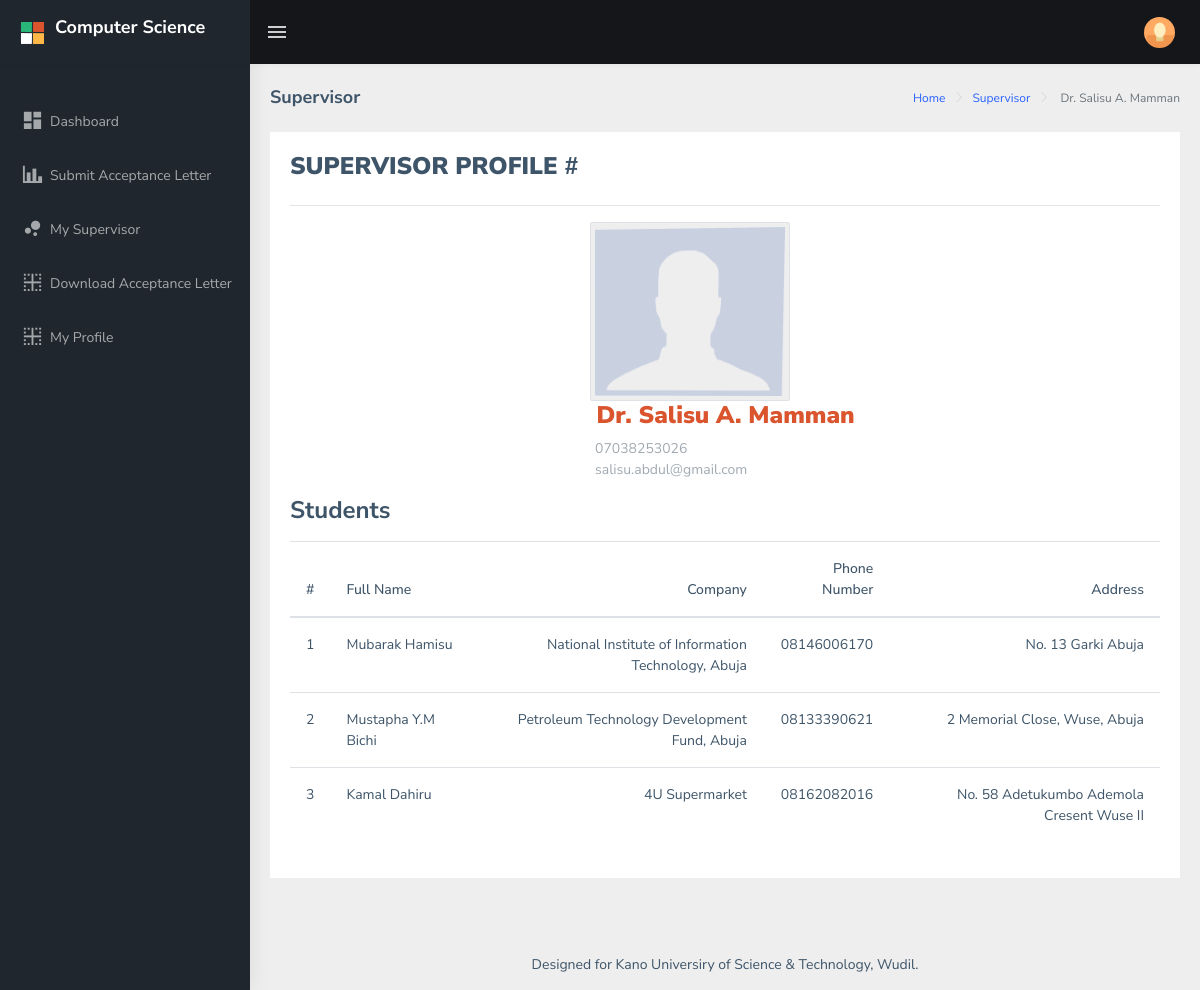
/supervisor.php?id=3, run on the app's committed database.
### tables this page shows
CREATE TABLE `supervisor` (
  `supervisor_id` int(15) NOT NULL,
  `fullname` varchar(150) NOT NULL,
  `password` varchar(100) NOT NULL,
  `image` varchar(250) NOT NULL,
  `state` varchar(100) NOT NULL,
  `email` varchar(100) NOT NULL,
  `phone` varchar(100) NOT NULL
);

CREATE TABLE `placement` (
  `placement_id` int(15) NOT NULL,
  `student_id` int(15) NOT NULL,
  `supervisor_id` int(15) NOT NULL,
  `company_name` text NOT NULL,
  `acceptance_letter` varchar(250) NOT NULL,
  `designation` text NOT NULL,
  `designation_dept` varchar(150) NOT NULL,
  `placement_state` varchar(100) NOT NULL,
  `status` int(11) NOT NULL DEFAULT '0',
  `address` text NOT NULL,
  `internal_supervisor` text NOT NULL,
  `date_created` datetime NOT NULL DEFAULT CURRENT_TIMESTAMP,
  `state_id` int(15) NOT NULL,
  `phonenumber` varchar(100) NOT NULL
);

CREATE TABLE `student` (
  `student_id` int(15) NOT NULL,
  `password` varchar(100) NOT NULL,
  `firstname` varchar(100) NOT NULL,
  `lastname` varchar(100) NOT NULL,
  `regno` varchar(100) NOT NULL,
  `state` varchar(100) NOT NULL,
  `phone` varchar(100) NOT NULL,
  `email` varchar(100) NOT NULL
);

### supervisor.php (the view, shortened to what this page needs)
<?php
include 'includes/head.php';
include 'includes/dbcon.php';
$sup_id = 0;
$rws = '';
if(isset($_GET['id'])){
    $sup_id = $_GET['id'];
    $sup_query = mysqli_query($con, "SELECT * FROM supervisor WHERE supervisor_id = '$sup_id'")or die(mysqli_error($con));
    $sup_row = mysqli_fetch_array($sup_query);
    $rws = mysqli_num_rows($sup_query);
}
?>
<body>
    <div id="main-wrapper">
        <?php include 'includes/navbar.php';?>
        <?php if($_SESSION['type']=='admin'){
            include('includes/admin_sidebar.php');
        } else {
            include ('includes/sidebar.php');
        }?>
        <div class="page-wrapper">
             <div class="page-breadcrumb">
                <div class="row">
                    <div class="col-12 d-flex no-block align-items-center">
                        <h4 class="page-title">Supervisor</h4>
                        <div class="ml-auto text-right">
                            <nav aria-label="breadcrumb">
                                <ol class="breadcrumb">
                                    <li class="breadcrumb-item"><a href="#">Home</a></li>
                                    <li class="breadcrumb-item"><a href="#">Supervisor</a></li>
                                    <li class="breadcrumb-item active" aria-current="page"> <?php echo $sup_row['fullname'] ?></li>
                                </ol>
                            </nav>
                        </div>
                    </div>
                </div>
            </div>
            <div class="container-fluid">
            <?php
                if($rws == 0 || $sup_id == 0){ ?>
                <div class="row">
                    <div class="col-12">
                        <div class="card">
                            <div class="card-body text-center">
                                <h5 class="card-title">No Supervisor!</h5>
                                <br><br>
                                <h2><p>You don't have a supervisor yet! Check back later!</h2>
                                <br>
                                </p>
                            </div>
                        </div>
                    </div>
                </div>
                <?php }else{
                    ?>
                 <div class="row">
                    <div class="col-md-12">
                        <div class="card card-body printableArea">
                            <h3><b>SUPERVISOR PROFILE</b> <span class="pull-right">#</span></h3>
                            <hr>
                            <div class="row">
                                <div class="col-md-12">
                                    <div class="col-md-4 offset-4">
                                        <address>
                                            <img src="includes/img/avatar.png" alt="" height="200px" width="200px" class="text-center img-thumbnail"> <br>
                                            <h3> &nbsp;<b class="text-danger text-center"><?php echo $sup_row['fullname'] ?> </b></h3>
                                            <p class="text-muted m-l-5"> <?php echo $sup_row['phone'] ?>
                                                <br/> <?php echo $sup_row['email'] ?></p>
                                        </address>
                                    </div>
                                    <div class="pull-left">
                                        <address>
                                            <h3>Students</h3>
                                        </address>
                                    </div>
                                </div>
                                <?php
                                    $students = mysqli_query($con, "SELECT * FROM placement WHERE supervisor_id = '$sup_id'")or die(mysqli_error($con));
                                 ?>
                                <div class="col-md-12">
                                    <div class="table-responsive" style="clear: both;">
                                        <table class="table table-hover">
                                            <thead>
                                                <tr>
                                                    <th class="text-center">#</th>
                                                    <th>Full Name</th>
                                                    <th class="text-right">Company</th>
                                                    <th class="text-right">Phone Number</th>
                                                    <th class="text-right">Address</th>
                                                </tr>
                                            </thead>
                                            <tbody>
                                                <?php
                                                $i = 1;
                                                    while($std_row = mysqli_fetch_array($students)){
                                                        $std_id = $std_row['student_id'];
                                                        $squery = mysqli_query($con, "SELECT * FROM student WHERE student_id = '$std_id'")or die(mysqli_error($con));
                                                        $sr = mysqli_fetch_array($squery);
                                                        ?>
                                                    <tr>
                                                        <td class="text-center"><?php echo $i ?></td>
                                                        <td><?php echo $sr['firstname'] ?>  <?php echo $sr['lastname'] ?>
</td>
                                                        <td class="text-right"><?php echo $std_row['company_name'] ?> </td>
                                                        <td class="text-right"> <?php echo $std_row['phonenumber'] ?>
 </td>
                                                        <td class="text-right"> <?php echo $std_row['address'] ?>
</td>
                                                    </tr>
                                                    <?php $i++; }
                                                ?>
                                            </tbody>
                                        </table>
                                    </div>
                                </div>
                            </div>
                        </div>
                    </div>
                </div>
               <?php }
            ?>
                <br>
            </div>
            <footer class="footer text-center">
               Designed for Kano Universiry of Science & Technology, Wudil.
            </footer>
        </div>
    </div>
</body>
</html>

### includes/head.php (shortened to what this page needs)
<!DOCTYPE html>
<html dir="ltr" lang="en">
<head>
    <link href="assets/libs/flot/css/float-chart.css" rel="stylesheet">
    <link href="dist/css/style.min.css" rel="stylesheet">
        <link rel="stylesheet" type="text/css" href="assets/libs/select2/dist/css/select2.min.css">
    <link rel="stylesheet" type="text/css" href="assets/libs/jquery-minicolors/jquery.minicolors.css">
    <link rel="stylesheet" type="text/css" href="assets/libs/bootstrap-datepicker/dist/css/bootstrap-datepicker.min.css">
    <link rel="stylesheet" type="text/css" href="assets/libs/quill/dist/quill.snow.css">
</head>

### includes/navbar.php (shortened to what this page needs)
<header class="topbar" data-navbarbg="skin5">
            <nav class="navbar top-navbar navbar-expand-md navbar-dark">
                <div class="navbar-header" data-logobg="skin5">
                    <a class="navbar-brand" href="index.html">
                        <b class="logo-icon p-l-10">
                            <img src="assets/images/logo-icon.png" alt="homepage" class="light-logo" />
                        </b>
                        <span class="logo-text">
                             <h4>Computer Science</h4>
                        </span>
                    </a>
                </div>
                <div class="navbar-collapse collapse" id="navbarSupportedContent" data-navbarbg="skin5">
                    <ul class="navbar-nav float-left mr-auto">
                        <li class="nav-item d-none d-md-block"><a class="nav-link sidebartoggler waves-effect waves-light" href="javascript:void(0)" data-sidebartype="mini-sidebar"><i class="mdi mdi-menu font-24"></i></a></li>
                    </ul>
                    <ul class="navbar-nav float-right">
                        <li class="nav-item dropdown">
                            <a class="nav-link dropdown-toggle text-muted waves-effect waves-dark pro-pic" href="" data-toggle="dropdown" aria-haspopup="true" aria-expanded="false"><img src="assets/images/users/1.jpg" alt="user" class="rounded-circle" width="31"></a>
                        </li>
                    </ul>
                </div>
            </nav>
        </header>

### includes/sidebar.php
<aside class="left-sidebar" data-sidebarbg="skin5">
            <div class="scroll-sidebar">
                <nav class="sidebar-nav">
                    <ul id="sidebarnav" class="p-t-30">
                        <li class="sidebar-item"> <a class="sidebar-link waves-effect waves-dark sidebar-link" href="dashboard.php" aria-expanded="false"><i class="mdi mdi-view-dashboard"></i><span class="hide-menu">Dashboard</span></a></li>
                        <li class="sidebar-item"> <a class="sidebar-link waves-effect waves-dark sidebar-link" href="submit_acceptance.php" aria-expanded="false"><i class="mdi mdi-chart-bar"></i><span class="hide-menu">Submit Acceptance Letter</span></a></li>
                        <li class="sidebar-item"> <a class="sidebar-link waves-effect waves-dark sidebar-link" href="supervisor.php" aria-expanded="false"><i class="mdi mdi-chart-bubble"></i><span class="hide-menu">My Supervisor</span></a></li>
                        <li class="sidebar-item"> <a class="sidebar-link waves-effect waves-dark sidebar-link" href="acceptance.php" aria-expanded="false"><i class="mdi mdi-border-inside"></i><span class="hide-menu">Download Acceptance Letter</span></a></li>
                        <li class="sidebar-item"> <a class="sidebar-link waves-effect waves-dark sidebar-link" href="profile.php" aria-expanded="false"><i class="mdi mdi-border-inside"></i><span class="hide-menu">My Profile</span></a></li>
                    </ul>
                </nav>
            </div>
        </aside>

### data on the page
supervisor: fullname "Dr. Salisu A. Mamman", phone "07038253026", email "salisu.abdul@gmail.com"
placement: student.firstname "Mubarak", student.lastname "Hamisu", company_name "National Institute of Information Technology, Abuja", phonenumber "08146006170", address "No. 13 Garki Abuja"
placement: student.firstname "Mustapha Y.M", student.lastname "Bichi", company_name "Petroleum Technology Development Fund, Abuja", phonenumber "08133390621", address "2 Memorial Close, Wuse, Abuja"
placement: student.firstname "Kamal", student.lastname "Dahiru", company_name "4U Supermarket", phonenumber "08162082016", address "No. 58 Adetukumbo Ademola Cresent Wuse II"
